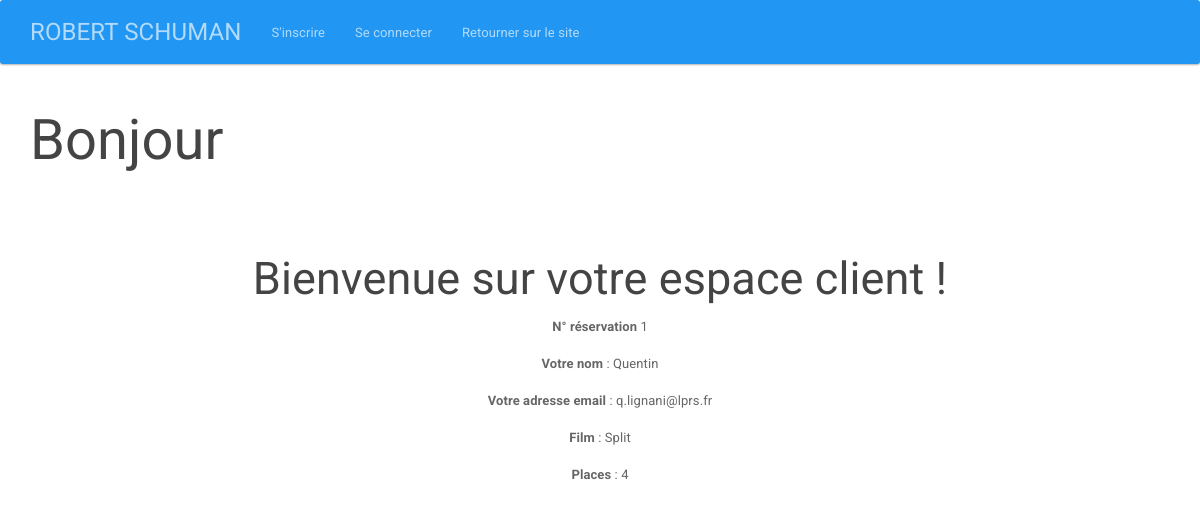
/protypage_mail/mes-reservations.php, run on the app's committed database.
### tables this page shows
CREATE TABLE IF NOT EXISTS `reservations` (
  `id` int(11) NOT NULL AUTO_INCREMENT,
  `nom` varchar(20) NOT NULL,
  `mail` varchar(30) NOT NULL,
  `film` varchar(40) NOT NULL,
  `nbplaces` varchar(20) NOT NULL,
  PRIMARY KEY (`id`)
);

### protypage_mail/mes-reservations.php (the view, shortened to what this page needs)
<?php
require 'inc/header.php'; ?>
    <h1>Bonjour <?= $_SESSION['auth']->username; ?></h1>
	<br>
	<br>
<center><h2>Bienvenue sur votre espace client !</h2></center>
<center>
<?php
try
{
  $bdd = new PDO('mysql:host=localhost;dbname=cinemapoo;charset=utf8', 'root', '');
  $bdd -> setAttribute(PDO::ATTR_ERRMODE, PDO::ERRMODE_EXCEPTION);
}
catch(Exception $e)
{
        die('Erreur : '.$e->getMessage());
}
$reponse = $bdd->query('
  SELECT id,nom,mail,film,nbplaces
  FROM reservations
  ORDER BY ID DESC LIMIT 0, 1');
while ($donnees = $reponse->fetch())
{
  echo '<p><b>N° réservation</b> ' . htmlspecialchars($donnees['id']) .
  '<p> <b>Votre nom </b> : ' . htmlspecialchars($donnees['nom']) .
     '<p> <b>Votre adresse email</b> : ' . htmlspecialchars($donnees['mail']) .
  '<p> <b>Film</b> : ' . htmlspecialchars($donnees['film']) .
    '<p> <b>Places</b> : ' . htmlspecialchars($donnees['nbplaces']) .
  '</p>';
}
?>
</center>
<?php require 'inc/footer.php'; ?>

### data on the page
reservations: id "1", nom "Quentin", mail "q.lignani@lprs.fr", film "Split", nbplaces "4"
